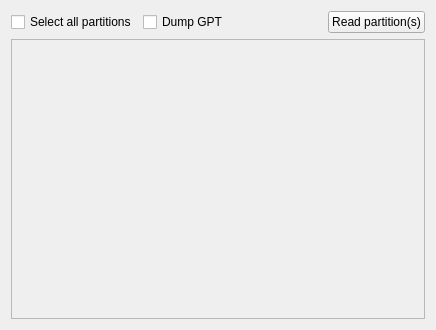
        <widget class="QWidget" name="readtab">
         <attribute name="title">
          <string>Read partition(s)</string>
         </attribute>
         <layout class="QGridLayout" name="gridLayout_5">
          <item row="0" column="0">
           <layout class="QVBoxLayout" name="verticalLayout_8">
            <item>
             <layout class="QHBoxLayout" name="horizontalLayout_6">
              <item>
               <widget class="QCheckBox" name="readselectallcheckbox">
                <property name="text">
                 <string>Select all partitions</string>
                </property>
               </widget>
              </item>
              <item>
               <widget class="QCheckBox" name="readDumpGPTCheckbox">
                <property name="sizePolicy">
                 <sizepolicy hsizetype="Minimum" vsizetype="Fixed">
                  <horstretch>0</horstretch>
                  <verstretch>0</verstretch>
                 </sizepolicy>
                </property>
                <property name="text">
                 <string>Dump GPT</string>
                </property>
               </widget>
              </item>
              <item>
               <spacer name="horizontalSpacer_14">
                <property name="orientation">
                 <enum>Qt::Orientation::Horizontal</enum>
                </property>
                <property name="sizeHint" stdset="0">
                 <size>
                  <width>40</width>
                  <height>20</height>
                 </size>
                </property>
               </spacer>
              </item>
              <item>
               <widget class="QLabel" name="readtitle">
                <property name="text">
                 <string/>
                </property>
               </widget>
              </item>
              <item>
               <spacer name="horizontalSpacer_9">
                <property name="orientation">
                 <enum>Qt::Orientation::Horizontal</enum>
                </property>
                <property name="sizeHint" stdset="0">
                 <size>
                  <width>40</width>
                  <height>20</height>
                 </size>
                </property>
               </spacer>
              </item>
              <item>
               <widget class="QPushButton" name="readpartitionsbtn">
                <property name="text">
                 <string>Read partition(s)</string>
                </property>
               </widget>
              </item>
             </layout>
            </item>
            <item>
             <widget class="QScrollArea" name="readpartitionList">
              <property name="sizePolicy">
               <sizepolicy hsizetype="Expanding" vsizetype="MinimumExpanding">
                <horstretch>0</horstretch>
                <verstretch>0</verstretch>
               </sizepolicy>
              </property>
              <property name="minimumSize">
               <size>
                <width>0</width>
                <height>280</height>
               </size>
              </property>
              <property name="verticalScrollBarPolicy">
               <enum>Qt::ScrollBarPolicy::ScrollBarAsNeeded</enum>
              </property>
              <property name="horizontalScrollBarPolicy">
               <enum>Qt::ScrollBarPolicy::ScrollBarAsNeeded</enum>
              </property>
              <property name="sizeAdjustPolicy">
               <enum>QAbstractScrollArea::SizeAdjustPolicy::AdjustToContentsOnFirstShow</enum>
              </property>
              <property name="widgetResizable">
               <bool>true</bool>
              </property>
              <widget class="QWidget" name="scrollAreaWidgetContents">
               <property name="geometry">
                <rect>
                 <x>0</x>
                 <y>0</y>
                 <width>700</width>
                 <height>304</height>
                </rect>
               </property>
              </widget>
             </widget>
            </item>
           </layout>
          </item>
         </layout>
        </widget>
